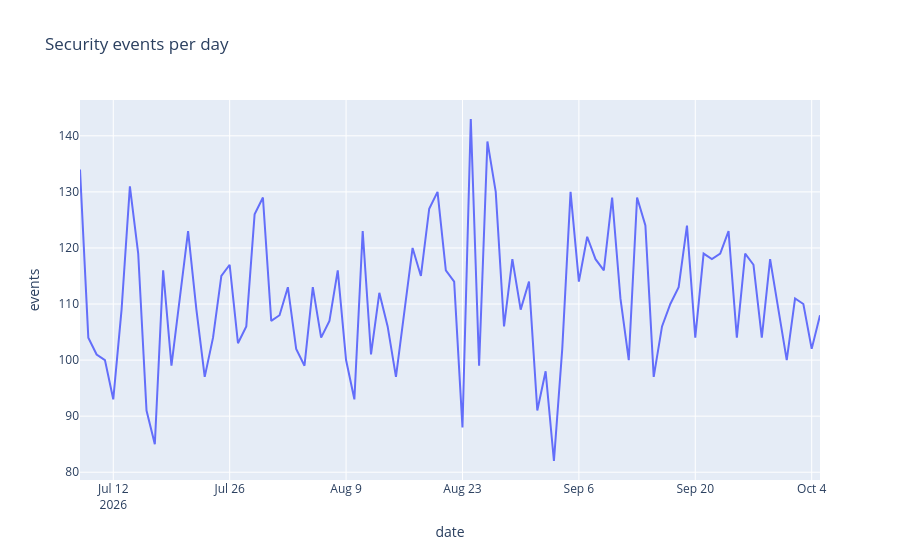
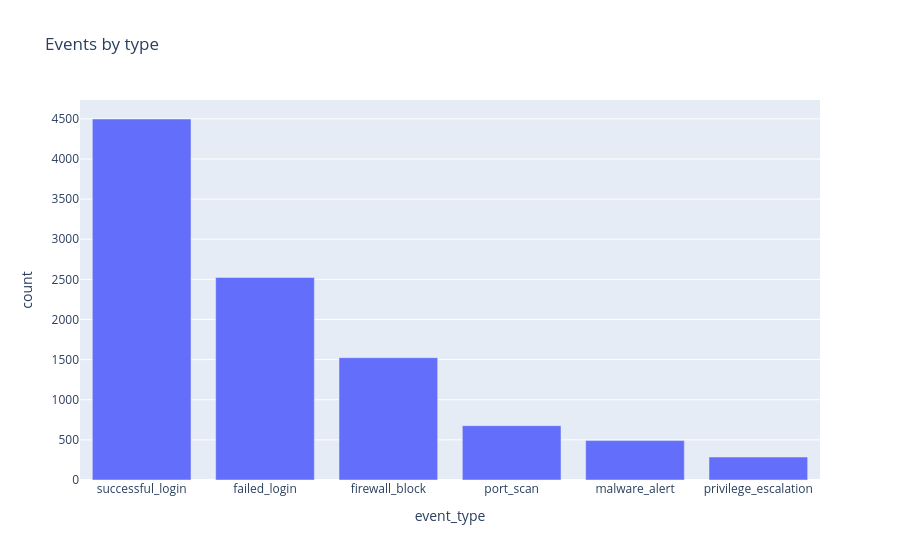
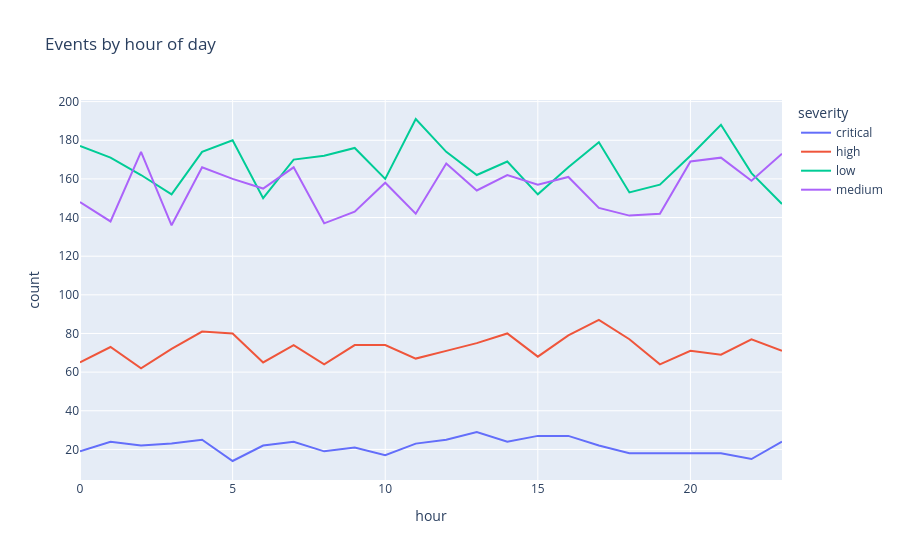

The cell these charts' notebook holds for them, in order:
### Code cell
import plotly.express as px

daily = df.groupby("date").size().reset_index(name="events")
fig = px.line(daily, x="date", y="events", title="Security events per day")
fig.show()

type_counts = df["event_type"].value_counts().reset_index(name="count")
px.bar(type_counts, x="event_type", y="count", title="Events by type").show()

sev_by_hour = df.groupby(["hour", "severity"]).size().reset_index(name="count")
px.line(sev_by_hour, x="hour", y="count", color="severity",
        title="Events by hour of day").show()

### Figure 1 — Plotly figure (JSON) as saved in the notebook; plotly's stock layout.template omitted (floating-point values rounded to 4 significant figures)
{"data": [{"hovertemplate": "date=%{x}<br>events=%{y}<extra></extra>", "legendgroup": "", "line": {"color": "#636efa", "dash": "solid"}, "marker": {"symbol": "circle"}, "mode": "lines", "name": "", "orientation": "v", "showlegend": false, "type": "scatter", "x": ["2026-07-08T00:00:00.000000", "2026-07-09T00:00:00.000000", "2026-07-10T00:00:00.000000", "2026-07-11T00:00:00.000000", "2026-07-12T00:00:00.000000", "2026-07-13T00:00:00.000000", "2026-07-14T00:00:00.000000", "2026-07-15T00:00:00.000000", "2026-07-16T00:00:00.000000", "2026-07-17T00:00:00.000000", "2026-07-18T00:00:00.000000", "2026-07-19T00:00:00.000000", "2026-07-20T00:00:00.000000", "2026-07-21T00:00:00.000000", "2026-07-22T00:00:00.000000", "2026-07-23T00:00:00.000000", "2026-07-24T00:00:00.000000", "2026-07-25T00:00:00.000000", "2026-07-26T00:00:00.000000", "2026-07-27T00:00:00.000000", "2026-07-28T00:00:00.000000", "2026-07-29T00:00:00.000000", "2026-07-30T00:00:00.000000", "2026-07-31T00:00:00.000000", "2026-08-01T00:00:00.000000", "2026-08-02T00:00:00.000000", "2026-08-03T00:00:00.000000", "2026-08-04T00:00:00.000000", "2026-08-05T00:00:00.000000", "2026-08-06T00:00:00.000000", "2026-08-07T00:00:00.000000", "2026-08-08T00:00:00.000000", "2026-08-09T00:00:00.000000", "2026-08-10T00:00:00.000000", "2026-08-11T00:00:00.000000", "2026-08-12T00:00:00.000000", "2026-08-13T00:00:00.000000", "2026-08-14T00:00:00.000000", "2026-08-15T00:00:00.000000", "2026-08-16T00:00:00.000000", "2026-08-17T00:00:00.000000", "2026-08-18T00:00:00.000000", "2026-08-19T00:00:00.000000", "2026-08-20T00:00:00.000000", "2026-08-21T00:00:00.000000", "2026-08-22T00:00:00.000000", "2026-08-23T00:00:00.000000", "2026-08-24T00:00:00.000000", "2026-08-25T00:00:00.000000", "2026-08-26T00:00:00.000000", "2026-08-27T00:00:00.000000", "2026-08-28T00:00:00.000000", "2026-08-29T00:00:00.000000", "2026-08-30T00:00:00.000000", "2026-08-31T00:00:00.000000", "2026-09-01T00:00:00.000000", "2026-09-02T00:00:00.000000", "2026-09-03T00:00:00.000000", "2026-09-04T00:00:00.000000", "2026-09-05T00:00:00.000000", "2026-09-06T00:00:00.000000", "2026-09-07T00:00:00.000000", "2026-09-08T00:00:00.000000", "2026-09-09T00:00:00.000000", "2026-09-10T00:00:00.000000", "2026-09-11T00:00:00.000000", "2026-09-12T00:00:00.000000", "2026-09-13T00:00:00.000000", "2026-09-14T00:00:00.000000", "2026-09-15T00:00:00.000000", "2026-09-16T00:00:00.000000", "2026-09-17T00:00:00.000000", "2026-09-18T00:00:00.000000", "2026-09-19T00:00:00.000000", "2026-09-20T00:00:00.000000", "2026-09-21T00:00:00.000000", "2026-09-22T00:00:00.000000", "2026-09-23T00:00:00.000000", "2026-09-24T00:00:00.000000", "2026-09-25T00:00:00.000000", "2026-09-26T00:00:00.000000", "2026-09-27T00:00:00.000000", "2026-09-28T00:00:00.000000", "2026-09-29T00:00:00.000000", "2026-09-30T00:00:00.000000", "2026-10-01T00:00:00.000000", "2026-10-02T00:00:00.000000", "2026-10-03T00:00:00.000000", "2026-10-04T00:00:00.000000", "2026-10-05T00:00:00.000000"], "xaxis": "x", "y": [134, 104, 101, 100, 93, 109, 131, 119, 91, 85, 116, 99, 111, 123, 109, 97, 104, 115, 117, 103, 106, 126, 129, 107, 108, 113, 102, 99, 113, 104, 107, 116, 100, 93, 123, 101, 112, 106, 97, 108, 120, 115, 127, 130, 116, 114, 88, 143, 99, 139, 130, 106, 118, 109, 114, 91, 98, 82, 102, 130, 114, 122, 118, 116, 129, 111, 100, 129, 124, 97, 106, 110, 113, 124, 104, 119, 118, 119, 123, 104, 119, 117, 104, 118, 109, 100, 111, 110, 102, 108], "yaxis": "y"}], "layout": {"legend": {"tracegroupgap": 0}, "title": {"text": "Security events per day"}, "xaxis": {"anchor": "y", "domain": [0, 1], "title": {"text": "date"}}, "yaxis": {"anchor": "x", "domain": [0, 1], "title": {"text": "events"}}}}

### Figure 2 — Plotly figure (JSON) as saved in the notebook; plotly's stock layout.template omitted (floating-point values rounded to 4 significant figures)
{"data": [{"hovertemplate": "event_type=%{x}<br>count=%{y}<extra></extra>", "legendgroup": "", "marker": {"color": "#636efa", "pattern": {"shape": ""}}, "name": "", "orientation": "v", "showlegend": false, "textposition": "auto", "type": "bar", "x": ["successful_login", "failed_login", "firewall_block", "port_scan", "malware_alert", "privilege_escalation"], "xaxis": "x", "y": [4498, 2524, 1524, 677, 491, 286], "yaxis": "y"}], "layout": {"barmode": "relative", "legend": {"tracegroupgap": 0}, "title": {"text": "Events by type"}, "xaxis": {"anchor": "y", "domain": [0, 1], "title": {"text": "event_type"}}, "yaxis": {"anchor": "x", "domain": [0, 1], "title": {"text": "count"}}}}

### Figure 3 — Plotly figure (JSON) as saved in the notebook; plotly's stock layout.template omitted (floating-point values rounded to 4 significant figures)
{"data": [{"hovertemplate": "severity=critical<br>hour=%{x}<br>count=%{y}<extra></extra>", "legendgroup": "critical", "line": {"color": "#636efa", "dash": "solid"}, "marker": {"symbol": "circle"}, "mode": "lines", "name": "critical", "orientation": "v", "showlegend": true, "type": "scatter", "x": [0, 1, 2, 3, 4, 5, 6, 7, 8, 9, 10, 11, 12, 13, 14, 15, 16, 17, 18, 19, 20, 21, 22, 23], "xaxis": "x", "y": [19, 24, 22, 23, 25, 14, 22, 24, 19, 21, 17, 23, 25, 29, 24, 27, 27, 22, 18, 18, 18, 18, 15, 24], "yaxis": "y"}, {"hovertemplate": "severity=high<br>hour=%{x}<br>count=%{y}<extra></extra>", "legendgroup": "high", "line": {"color": "#EF553B", "dash": "solid"}, "marker": {"symbol": "circle"}, "mode": "lines", "name": "high", "orientation": "v", "showlegend": true, "type": "scatter", "x": [0, 1, 2, 3, 4, 5, 6, 7, 8, 9, 10, 11, 12, 13, 14, 15, 16, 17, 18, 19, 20, 21, 22, 23], "xaxis": "x", "y": [65, 73, 62, 72, 81, 80, 65, 74, 64, 74, 74, 67, 71, 75, 80, 68, 79, 87, 77, 64, 71, 69, 77, 71], "yaxis": "y"}, {"hovertemplate": "severity=low<br>hour=%{x}<br>count=%{y}<extra></extra>", "legendgroup": "low", "line": {"color": "#00cc96", "dash": "solid"}, "marker": {"symbol": "circle"}, "mode": "lines", "name": "low", "orientation": "v", "showlegend": true, "type": "scatter", "x": [0, 1, 2, 3, 4, 5, 6, 7, 8, 9, 10, 11, 12, 13, 14, 15, 16, 17, 18, 19, 20, 21, 22, 23], "xaxis": "x", "y": [177, 171, 162, 152, 174, 180, 150, 170, 172, 176, 160, 191, 174, 162, 169, 152, 166, 179, 153, 157, 172, 188, 163, 147], "yaxis": "y"}, {"hovertemplate": "severity=medium<br>hour=%{x}<br>count=%{y}<extra></extra>", "legendgroup": "medium", "line": {"color": "#ab63fa", "dash": "solid"}, "marker": {"symbol": "circle"}, "mode": "lines", "name": "medium", "orientation": "v", "showlegend": true, "type": "scatter", "x": [0, 1, 2, 3, 4, 5, 6, 7, 8, 9, 10, 11, 12, 13, 14, 15, 16, 17, 18, 19, 20, 21, 22, 23], "xaxis": "x", "y": [148, 138, 174, 136, 166, 160, 155, 166, 137, 143, 158, 142, 168, 154, 162, 157, 161, 145, 141, 142, 169, 171, 159, 173], "yaxis": "y"}], "layout": {"legend": {"title": {"text": "severity"}, "tracegroupgap": 0}, "title": {"text": "Events by hour of day"}, "xaxis": {"anchor": "y", "domain": [0, 1], "title": {"text": "hour"}}, "yaxis": {"anchor": "x", "domain": [0, 1], "title": {"text": "count"}}}}
